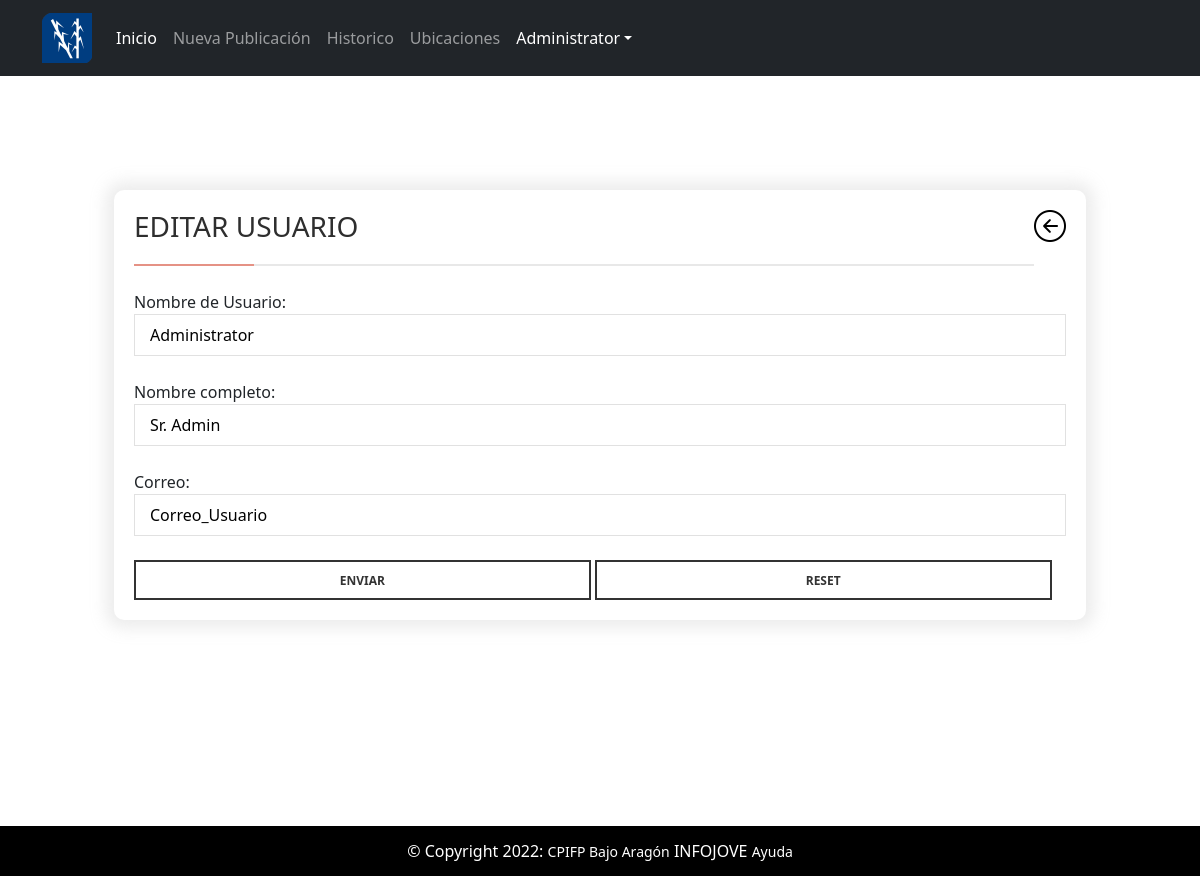
Screenshot of /reto/UsuarioEditar.php?id=28 (signed in) with the database file from the repository.
### tables this page shows
CREATE TABLE `Usuario` (
  `ID_Usuario` int NOT NULL,
  `Nom_Usuario` varchar(15) NOT NULL,
  `Nombre_Completo` varchar(255) NOT NULL,
  `Pass_user` char(255) NOT NULL,
  `ID_Rol` int NOT NULL,
  `ID_Departamento` int NOT NULL,
  `Correo_Usuario` varchar(30) NOT NULL
);

### reto/UsuarioEditar.php (the view, shortened to what this page needs)
<!DOCTYPE html>
<html lang="es">
  <head>
      <link rel="stylesheet" href="css/estilos.css">
      <link rel="stylesheet" href="css/formulario.css">
      <link rel="stylesheet" href="https://cdn.jsdelivr.net/npm/bootstrap@5.1.0/dist/css/bootstrap.min.css">
  </head>
<body>
<nav class="navbar navbar-expand-lg navbar-dark bg-dark static-top">
    <div class="container">
      <a class="navbar-brand" href="pagina">
        <img src="images/logo.png" height="50px">
      </a>
      <div class="collapse navbar-collapse" id="navbarSupportedContent">
        <ul class="navbar-nav">
          <li class="nav-item">
            <a class="nav-link active" aria-current="pagina" href="pagina">Inicio</a>
          </li>
          <li class="nav-item">
            <a class="nav-link" href="formulario">Nueva Publicación</a>
          </li>
          <?php
if (isset($_SESSION["rol"]) && $_SESSION["rol"]==3) {
}else{
  echo '<li class="nav-item">';
  echo '<a class="nav-link" href="historico">Historico</a>';
  echo '</li>';
  echo '<li class="nav-item">';
  echo  '<a class="nav-link" href="departamentos">Ubicaciones</a>';
  echo '</li>';
}
?>
  <li class="nav-item dropdown">
  <a class="nav-link dropdown-toggle active"  role="button" data-bs-toggle="dropdown" aria-expanded="true">
    <?php
    echo $_SESSION["nombre"];
    echo '</a>';
  if (isset($_SESSION["rol"]) && $_SESSION["rol"]==3) {
    echo '<ul class="dropdown-menu dropdown-menu-end" aria-labelledby="navbarDropdown">';
    echo  '<li><a class="dropdown-item" href="perfil">Perfil</a></li>';
    echo  '<li><a class="dropdown-item" href="cerrarsesion">Cerrar Sesión</a></li>';
    echo '</ul>';
  } else {
    echo  '</li>';
    echo '</ul>';
  }
  ?>
      </div>
    </div>
  </nav>
    <div class="pagina">
<?php
$usuario = 'root';
$password = 'Admin1234';
$db = new PDO('mysql:host=localhost;dbname=Prueba2', $usuario, $password);
    $id=$_GET['id'];
    $consulta= $db->prepare("SELECT * FROM Usuario WHERE ID_Usuario='$id'");
    $consulta->execute();
    $data2=$consulta->fetchAll();
?>
<div class="pagina">
      <div class="flex-supremo">
        <div class="flex-container">
            <div class="contenedor">
            <div class="atras"><div class="item1"><h3>EDITAR USUARIO </h3></div><div class="item2"><a href="listaUsers"><img src="img/atras.png" id="flecha" ></a></div></div><br><br>
                <form action="editarUsuario.php?id=" method="POST">
                <label for="">Nombre de Usuario: </label><br>
                <input type="text" name="Nom_Usuario" id="Nom_Usuario" value="<?php echo $data2[0]["Nom_Usuario"];?>"><br><br>
                <label for="">Nombre completo: </label><br>
                <input type="text" name="Nombre_Completo" id="Nombre_Completo" value="<?php echo $data2[0]["Nombre_Completo"];?>"><br><br>
                <label for="">Correo: </label>
                <input type="text" name="Correo_Usuario" id="Correo_Usuario" value="<?php echo $data2[0]["Correo_Usuario"];?>"><br><br>
                <input type="submit" name="enviar" id="enviar" value="ENVIAR">
                <input type="reset" name="reeset" id="reset" value="RESET">
                </form>
            </div>
        </div>
    </div>
</div>
        <div class="pie-de-pagina">
      <footer>
      © Copyright 2022:
      <a href="https://cpifpbajoaragon.com">CPIFP Bajo Aragón</a>
      INFOJOVE
      <a href="img/manual.pdf">Ayuda</a>
      </footer>
    </div>
    </div>
</body>
</html>

### reto/css/estilos.css (style rules this page uses)
html, body { margin:0; padding:0; height: 100%; }
.pagina a { text-decoration: none; color: inherit; font-size: 14px; }
.contenedor { padding: 20px; width: auto; margin: 14px; box-shadow: 0 0 16px 8px #b3b3b440; border-radius: 10px; }
h3 { color: #2e2e2e; font-size: 18px; font-weight: 700; margin-bottom: 20px; text-transform: uppercase; }
.pie-de-pagina { text-align: center; height:50px; line-height:50px; background:black; color:white; text-align:center; position:absolute; bottom:0; left:0; width:100%; margin-bottom: 0px; }
.pagina { padding: 50px; position: relative; min-height: 100%; }

### reto/css/formulario.css (style rules this page uses)
html, body { margin:0; padding:0; height:100%; }
.contenedor { padding: 20px; width: auto; margin: 14px; box-shadow: 0 0 16px 8px #b3b3b440; border-radius: 10px; }
#enviar { background: rgba(0, 0, 0, 0) none repeat scroll 0 0; border: 2px solid #333; box-shadow: none; color: #333; display: inline-block; font-size: 12px; font-weight: 700; line-height: 34px; padding: 2px 20px 0; text-shadow: none; text-transform: uppercase; transition: all 0.4s ease 0s; width: 49%; }
#reset { background: rgba(0, 0, 0, 0) none repeat scroll 0 0; border: 2px solid #333; box-shadow: none; color: #333; display: inline-block; font-size: 12px; font-weight: 700; line-height: 34px; padding: 2px 20px 0; text-shadow: none; text-transform: uppercase; transition: all 0.4s ease 0s; width: 49%; }
label { text-align: center; text-decoration: solid; }
input[type=text] { border: 1px solid #e1e1e1; border-radius: 0; height: 42px; padding: 0 15px; width: 100%; outline: none; }
.pagina { padding: 50px; position: relative; min-height: 100%; }
h3 { border-bottom: 2px solid #e8e8e8; color: #2e2e2e; font-size: 24px; font-weight: 700; padding-bottom: 20px; position: relative; text-transform: uppercase; }
h3::after { background: #e59285 none repeat scroll 0 0; bottom: -2px; content: ""; height: 2px; left: 0; position: absolute; width: 120px; }
.pie-de-pagina { text-align: center; height:50px; line-height:50px; background:black; color:white; text-align:center; position:absolute; bottom:0; left:0; width:100%; margin-bottom: 0px; }
.atras { height: 32px; }
.atras { display: flex; flex-direction: row; }
.item1 { width: 100%; }
#flecha { float:right; height: 32px; }

### rows the page displays
usuario: Nom_Usuario "Administrator", Nombre_Completo "Sr. Admin", Correo_Usuario "Correo_Usuario"

### other values shown
$_SESSION["nombre"] "Administrator"
